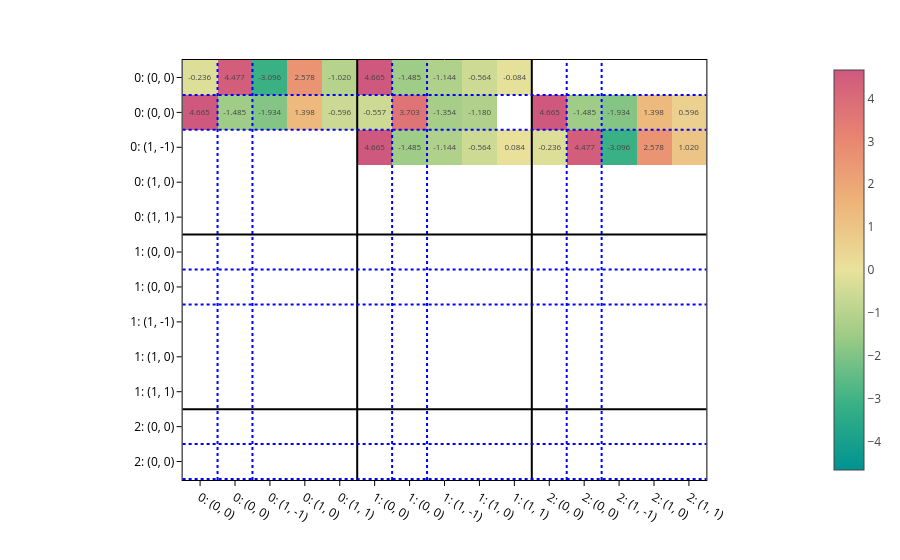

Write notebook code for a chart like this one.
### Markdown cell above
And we also provide `plot_basis_matrix`, a nice tool to quickly visualize the matrix and understand what you got.

### Code cell
from graph2mat.tools.viz import plot_basis_matrix

plot_basis_matrix(
    matrix,
    config,
    point_lines={"color": "black"},
    basis_lines={"color": "blue"},
    colorscale="temps",
    text=".3f",
    basis_labels=True,
)

### Figure 1 — Plotly figure (JSON) as saved in the notebook; plotly's stock layout.template omitted (floating-point values rounded to 4 significant figures)
{"data": [{"coloraxis": "coloraxis", "hovertemplate": "x: %{x}<br>y: %{y}<br>color: %{z}<extra></extra>", "name": "0", "texttemplate": "%{z:.3f}", "type": "heatmap", "xaxis": "x", "yaxis": "y", "z": [[-0.2362, 4.477, -3.096, 2.578, -1.02, 4.665, -1.485, -1.144, -0.5643, -0.08371, NaN, NaN, NaN, NaN, NaN], [4.665, -1.485, -1.934, 1.398, -0.5964, -0.5573, 3.703, -1.354, -1.18, NaN, 4.665, -1.485, -1.934, 1.398, 0.5964], [NaN, NaN, NaN, NaN, NaN, 4.665, -1.485, -1.144, -0.5643, 0.08371, -0.2362, 4.477, -3.096, 2.578, 1.02]]}], "layout": {"coloraxis": {"cmid": 0, "colorscale": [[0, "rgb(0, 147, 146)"], [0.1667, "rgb(57, 177, 133)"], [0.3333, "rgb(156, 203, 134)"], [0.5, "rgb(233, 226, 156)"], [0.6667, "rgb(238, 180, 121)"], [0.8333, "rgb(232, 132, 113)"], [1, "rgb(207, 89, 126)"]]}, "margin": {"t": 60}, "shapes": [{"line": {"color": "black"}, "type": "line", "x0": 0, "x1": 1, "xref": "x domain", "y0": 4.5, "y1": 4.5, "yref": "y"}, {"line": {"color": "black"}, "type": "line", "x0": 4.5, "x1": 4.5, "xref": "x", "y0": 0, "y1": 1, "yref": "y domain"}, {"line": {"color": "black"}, "type": "line", "x0": 0, "x1": 1, "xref": "x domain", "y0": 9.5, "y1": 9.5, "yref": "y"}, {"line": {"color": "black"}, "type": "line", "x0": 9.5, "x1": 9.5, "xref": "x", "y0": 0, "y1": 1, "yref": "y domain"}, {"line": {"color": "blue", "dash": "dot"}, "type": "line", "x0": 0, "x1": 1, "xref": "x domain", "y0": 0.5, "y1": 0.5, "yref": "y"}, {"line": {"color": "blue", "dash": "dot"}, "type": "line", "x0": 0.5, "x1": 0.5, "xref": "x", "y0": 0, "y1": 1, "yref": "y domain"}, {"line": {"color": "blue", "dash": "dot"}, "type": "line", "x0": 0, "x1": 1, "xref": "x domain", "y0": 1.5, "y1": 1.5, "yref": "y"}, {"line": {"color": "blue", "dash": "dot"}, "type": "line", "x0": 1.5, "x1": 1.5, "xref": "x", "y0": 0, "y1": 1, "yref": "y domain"}, {"line": {"color": "blue", "dash": "dot"}, "type": "line", "x0": 0, "x1": 1, "xref": "x domain", "y0": 5.5, "y1": 5.5, "yref": "y"}, {"line": {"color": "blue", "dash": "dot"}, "type": "line", "x0": 5.5, "x1": 5.5, "xref": "x", "y0": 0, "y1": 1, "yref": "y domain"}, {"line": {"color": "blue", "dash": "dot"}, "type": "line", "x0": 0, "x1": 1, "xref": "x domain", "y0": 6.5, "y1": 6.5, "yref": "y"}, {"line": {"color": "blue", "dash": "dot"}, "type": "line", "x0": 6.5, "x1": 6.5, "xref": "x", "y0": 0, "y1": 1, "yref": "y domain"}, {"line": {"color": "blue", "dash": "dot"}, "type": "line", "x0": 0, "x1": 1, "xref": "x domain", "y0": 10.5, "y1": 10.5, "yref": "y"}, {"line": {"color": "blue", "dash": "dot"}, "type": "line", "x0": 10.5, "x1": 10.5, "xref": "x", "y0": 0, "y1": 1, "yref": "y domain"}, {"line": {"color": "blue", "dash": "dot"}, "type": "line", "x0": 0, "x1": 1, "xref": "x domain", "y0": 11.5, "y1": 11.5, "yref": "y"}, {"line": {"color": "blue", "dash": "dot"}, "type": "line", "x0": 11.5, "x1": 11.5, "xref": "x", "y0": 0, "y1": 1, "yref": "y domain"}], "xaxis": {"anchor": "y", "constrain": "domain", "domain": [0, 1], "scaleanchor": "y", "ticktext": ["0: (0, 0)", "0: (0, 0)", "0: (1, -1)", "0: (1, 0)", "0: (1, 1)", "1: (0, 0)", "1: (0, 0)", "1: (1, -1)", "1: (1, 0)", "1: (1, 1)", "2: (0, 0)", "2: (0, 0)", "2: (1, -1)", "2: (1, 0)", "2: (1, 1)"], "tickvals": [0, 1, 2, 3, 4, 5, 6, 7, 8, 9, 10, 11, 12, 13, 14]}, "yaxis": {"anchor": "x", "autorange": "reversed", "constrain": "domain", "domain": [0, 1], "ticktext": ["0: (0, 0)", "0: (0, 0)", "0: (1, -1)", "0: (1, 0)", "0: (1, 1)", "1: (0, 0)", "1: (0, 0)", "1: (1, -1)", "1: (1, 0)", "1: (1, 1)", "2: (0, 0)", "2: (0, 0)", "2: (1, -1)", "2: (1, 0)", "2: (1, 1)"], "tickvals": [0, 1, 2, 3, 4, 5, 6, 7, 8, 9, 10, 11, 12, 13, 14]}}}
